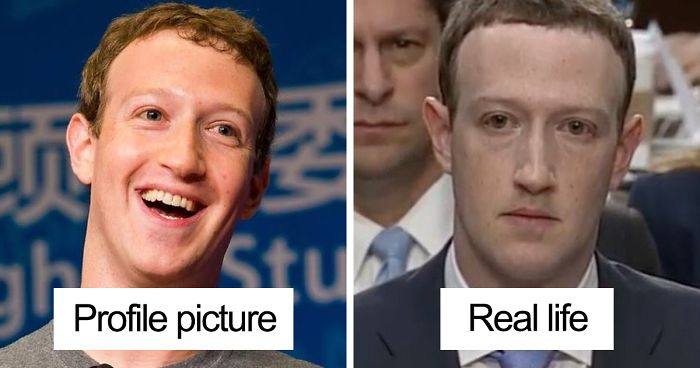
#> input picture faceblur/compare_zuck.jpg, 700 x 368 px
$ jupyter execute faceblur.ipynb   (text cells are left out)
#> lines starting #> are read from the running program, lines starting #| are printed output that depends on the picture
[cell 1]
import cv2
import numpy as np
from skimage import exposure, img_as_ubyte
from skimage.segmentation import slic
from skimage import img_as_float
import matplotlib.pyplot as plt

[cell 2]
def detect_faces(image, scaleFactor=1.1, minNeighbors=5, minSize=(30, 30)):
    gray = cv2.cvtColor(image, cv2.COLOR_BGR2GRAY)
    face_cascade = cv2.CascadeClassifier(cv2.data.haarcascades + 'haarcascade_frontalface_default.xml')
    faces = face_cascade.detectMultiScale(gray, scaleFactor=scaleFactor, minNeighbors=minNeighbors, minSize=minSize)
    return faces

[cell 3]
def segment_faces(image, faces, n_segments=25, compactness=15, sigma=3):
    image_float = img_as_float(image)
    masks = []
    for (x, y, w, h) in faces:
        face_region = image_float[y:y+h, x:x+w]
        mask = slic(face_region, n_segments=n_segments, compactness=compactness, sigma=sigma)
        masks.append((x, y, w, h, mask))
    return masks

[cell 4]
def average_color_faces(image_float, masks):
    for (x, y, w, h, mask) in masks:
        face_region = image_float[y:y+h, x:x+w]
        for segment_val in np.unique(mask):
            segment_mask = mask == segment_val
            # Calculate the average color of the segment
            average_color = face_region[segment_mask].mean(axis=0)
            # Assign the average color to the entire segment
            face_region[segment_mask] = average_color
        image_float[y:y+h, x:x+w] = face_region
    return image_float

[cell 5]
def process_image(image_path, n_segments=25, compactness=15):
#> called with image_path = 'compare_zuck.jpg', n_segments = 49, compactness = 25
    image = cv2.imread(image_path)
#> image is the input picture: shape (368, 700, 3); mean B, G, R 106.7, 107.2, 122.1
    faces = detect_faces(image)
#> in detect_faces, `gray = cv2.cvtColor(image, cv2.COLOR_BGR2GRAY)`:
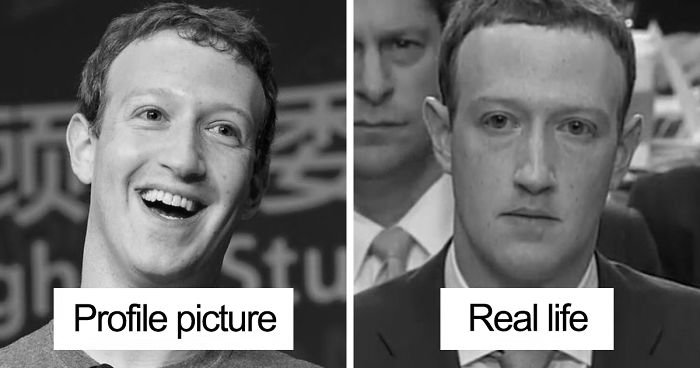
#> gray: shape (368, 700); min 0, max 255, mean 111.6
#> in detect_faces, `faces = face_cascade.detectMultiScale(gray, scaleFactor=scaleFactor, m..`: faces = [[74, 39, 207, 207], [430, 45, 214, 214]]
#> faces = [[74, 39, 207, 207], [430, 45, 214, 214]]
    masks = segment_faces(image, faces, n_segments, compactness)
#> the loop in segment_faces, `for (x, y, w, h) in faces:` made 2 passes
#> pass 1, in segment_faces, `face_region = image_float[y:y+h, x:x+w]`:
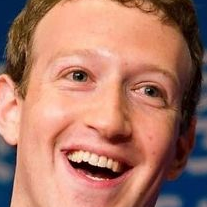
#> face_region: shape (207, 207, 3) float64; mean B, G, R 0.404, 0.47, 0.676
#> pass 1, in segment_faces, `mask = slic(face_region, n_segments=n_segments, compactness=compactnes..`:
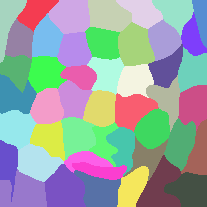
#> mask: shape (207, 207) int64; 47 distinct labels, from 1 to 47; one colour per label, 0 black
#> pass 2, in segment_faces, `face_region = image_float[y:y+h, x:x+w]`:
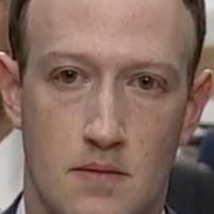
#> face_region: shape (214, 214, 3) float64; mean B, G, R 0.375, 0.419, 0.527
#> pass 2, in segment_faces, `mask = slic(face_region, n_segments=n_segments, compactness=compactnes..`:
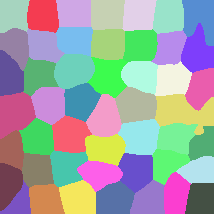
#> mask: shape (214, 214) int64; 48 distinct labels, from 1 to 48; one colour per label, 0 black
#> after the loop in segment_faces, `for (x, y, w, h) in faces:`: masks = 2 items
#> masks = 2 items
    image_float = img_as_float(image)

    #average superpixel pixel color
    blurred_image_float = average_color_faces(image_float, masks)
#> the loop in average_color_faces, `for (x, y, w, h, mask) in masks:` made 2 passes
#> after the loop in average_color_faces, `for (x, y, w, h, mask) in masks:`:
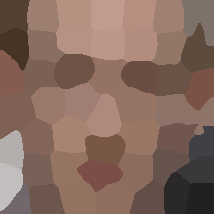
#> face_region: shape (214, 214, 3) float64; mean B, G, R 0.375, 0.419, 0.527
#> after the loop in average_color_faces, `for (x, y, w, h, mask) in masks:`:
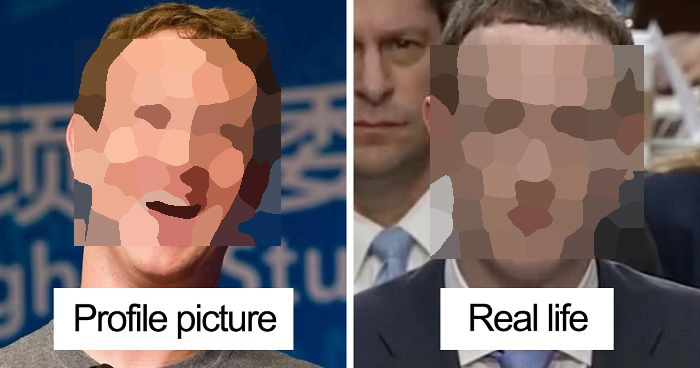
#> image_float: shape (368, 700, 3) float64; mean B, G, R 0.418, 0.42, 0.479

    # Normalize and convert back to an 8-bit format
    final_image = img_as_ubyte(exposure.rescale_intensity(blurred_image_float, in_range=(0, 1)))
    return final_image

[cell 6]
#helper
def display_image(image, title="Image"):
#> called with title = 'Processed Zuck Face'
    plt.figure(figsize=(10, 10))
    plt.imshow(cv2.cvtColor(image, cv2.COLOR_BGR2RGB))
    plt.title(title)
    plt.axis('off')
    plt.show()

[cell 7]
#image_path = 'zuck.jpg'
image_path = 'compare_zuck.jpg'
#image_path = 'happy_zuck.jpg'
#image_path = 'happy_zuck2.png'

processed_image = process_image(image_path,
                    n_segments=7**2, #I like limiting this, faces can be discribed with 25 shapes puzzle
                    compactness=25, #how loosy goosey the pixels are (low=stranger shapes, higher = more squary)
            )

display_image(processed_image, title='Processed Zuck Face')

[cell 8]
def process_video_stream(n_segments=25, compactness=15):
#> called with n_segments = 100, compactness = 25
    cap = cv2.VideoCapture(0)
    while True:
        ret, frame = cap.read()
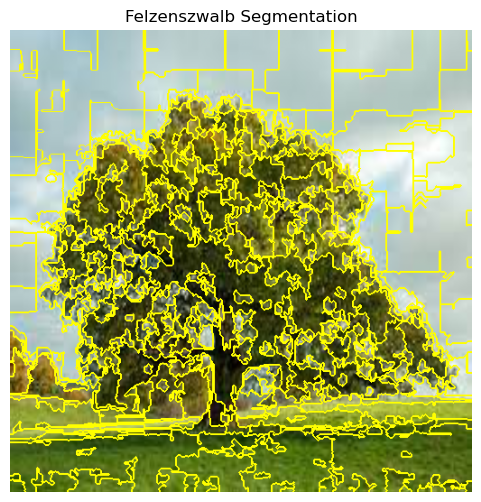
#> input picture Felzenszwalb_seg.png, 481 x 502 px, given in place of the camera
#> frame is the input picture: shape (502, 481, 3); mean B, G, R 104.9, 175, 165.6
        if not ret:
            break
        faces = detect_faces(frame)
#> call 2 of detect_faces, with scaleFactor = 1.1, minNeighbors = 5, minSize = (30, 30)
#> in detect_faces (call 2), `gray = cv2.cvtColor(image, cv2.COLOR_BGR2GRAY)`:
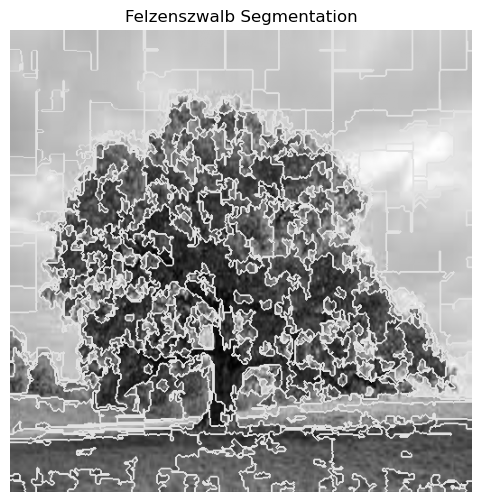
#> gray: shape (502, 481); min 0, max 255, mean 164.2
#> in detect_faces (call 2), `faces = face_cascade.detectMultiScale(gray, scaleFactor=scaleFactor, m..`: faces = ()
#> faces = ()
        masks = segment_faces(frame, faces, n_segments, compactness)
#> masks = []
        frame_float = img_as_float(frame)
        processed_frame = average_color_faces(frame_float, masks)

        processed_frame = img_as_ubyte(exposure.rescale_intensity(processed_frame, in_range=(0, 1)))
        cv2.imshow('Processed Frame', processed_frame)
        if cv2.waitKey(1) & 0xFF == ord('q'):
#> (key q is pressed here)
            break

    cap.release()
    cv2.destroyAllWindows()

process_video_stream(
    n_segments=10**2, #I like limiting this, faces can be discribed with 25 shapes puzzle
    compactness=25, #how loosy goosey the pixels are (low=stranger shapes, higher = more squary)
)
